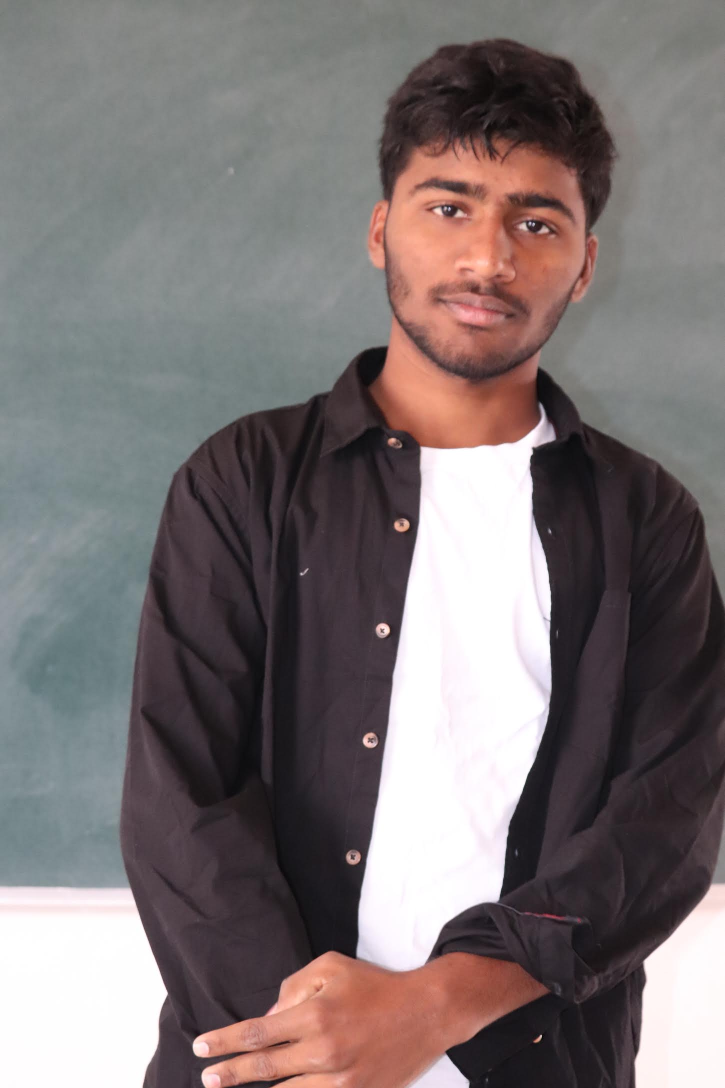
#> input picture images/IMG_7315.JPG, 1450 x 2176 px (shown at 1/2 size)
$ python -i detector.py   (imports and definitions only)
#> lines starting #> are read from the running program, lines starting #| are printed output that depends on the picture
import cv2
import numpy as np
from ultralytics import YOLO
from typing import Optional, Tuple, List, Dict, Any
from .config import Config

# [60 lines that did not run here, left out]

>>> import cv2
>>> picture = cv2.imread('../../../images/IMG_7315.JPG', cv2.IMREAD_GRAYSCALE)
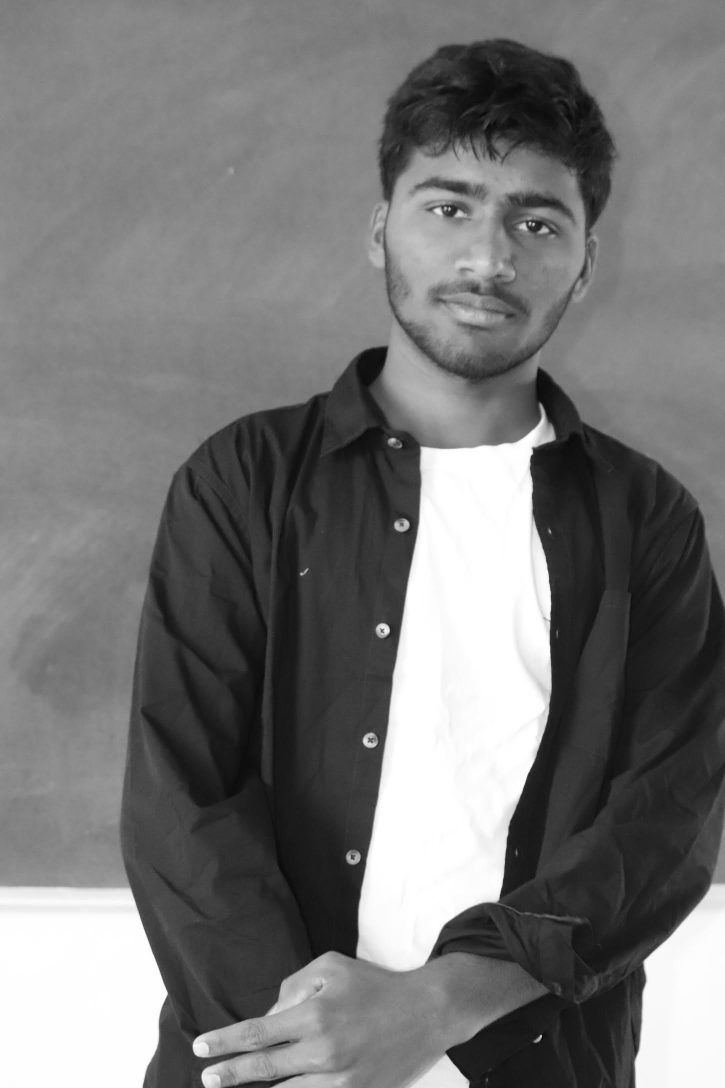
#> picture: shape (2176, 1450) (shown at 1/2 size); min 2, max 255, mean 117.9
#> (the run stopped early here; a loop or call above may not have finished)

$ run again, on images/IMG_7317.JPG
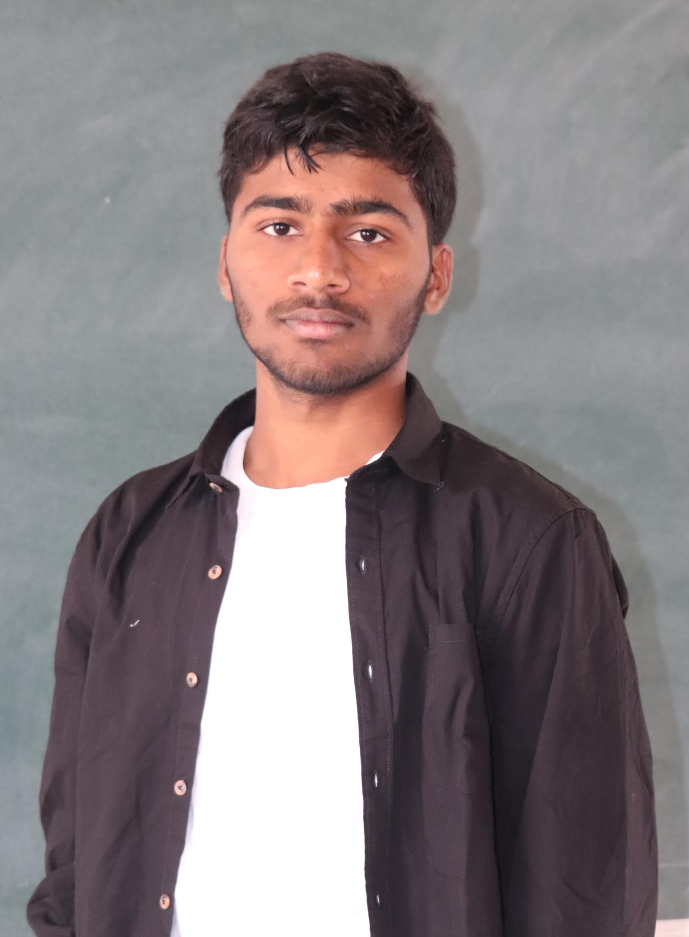
#> input picture images/IMG_7317.JPG, 1378 x 1874 px (shown at 1/2 size)
#> `picture = cv2.imread('../../../images/IMG_7315.JPG', cv2.IMREAD_GRAYSC..`:
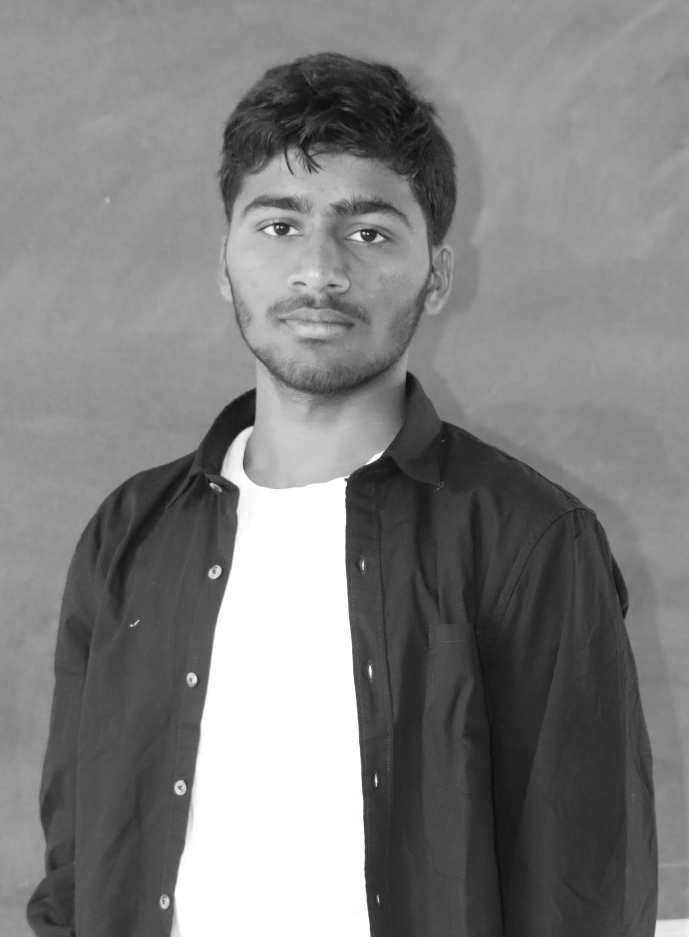
#> picture: shape (1874, 1378) (shown at 1/2 size); min 9, max 255, mean 127.8

$ run again, on images/IMG_7457.JPG
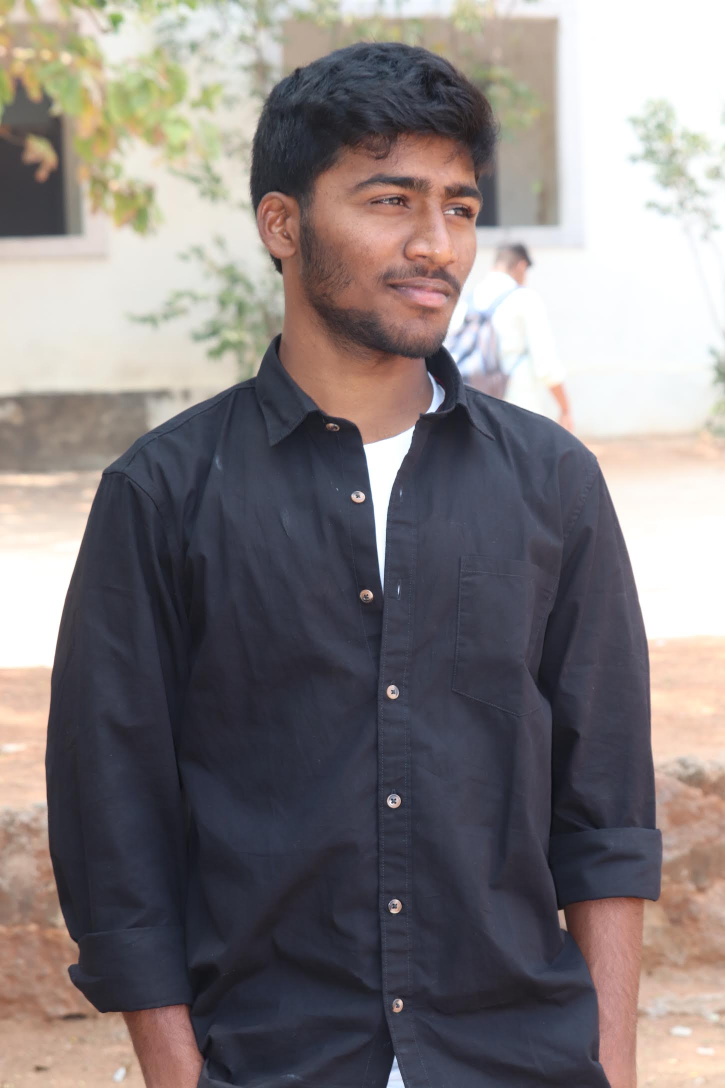
#> input picture images/IMG_7457.JPG, 1450 x 2176 px (shown at 1/2 size)
#> `picture = cv2.imread('../../../images/IMG_7315.JPG', cv2.IMREAD_GRAYSC..`:
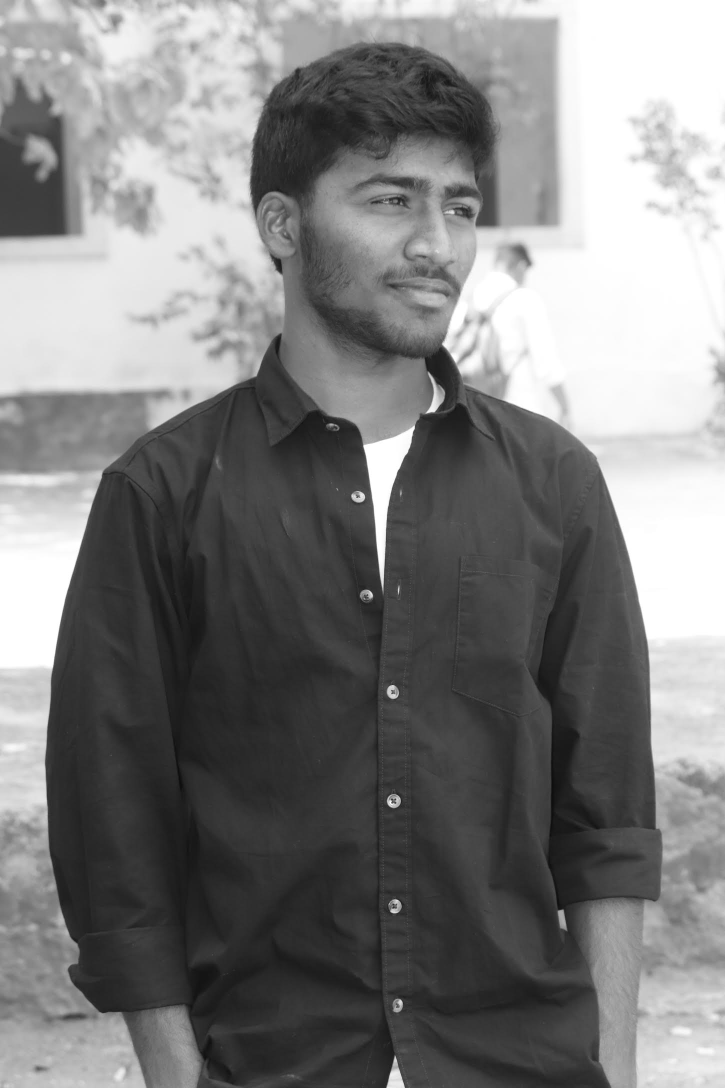
#> picture: shape (2176, 1450) (shown at 1/2 size); min 11, max 255, mean 125.9

$ run again, on images/user.png.jpg
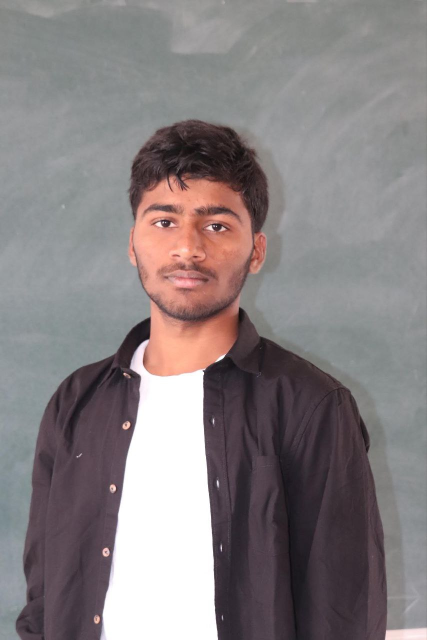
#> input picture images/user.png.jpg, 853 x 1280 px (shown at 1/2 size)
#> `picture = cv2.imread('../../../images/IMG_7315.JPG', cv2.IMREAD_GRAYSC..`:
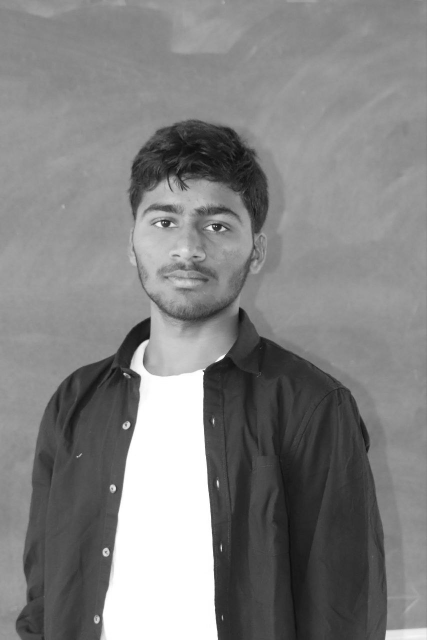
#> picture: shape (1280, 853) (shown at 1/2 size); min 8, max 255, mean 130.2
